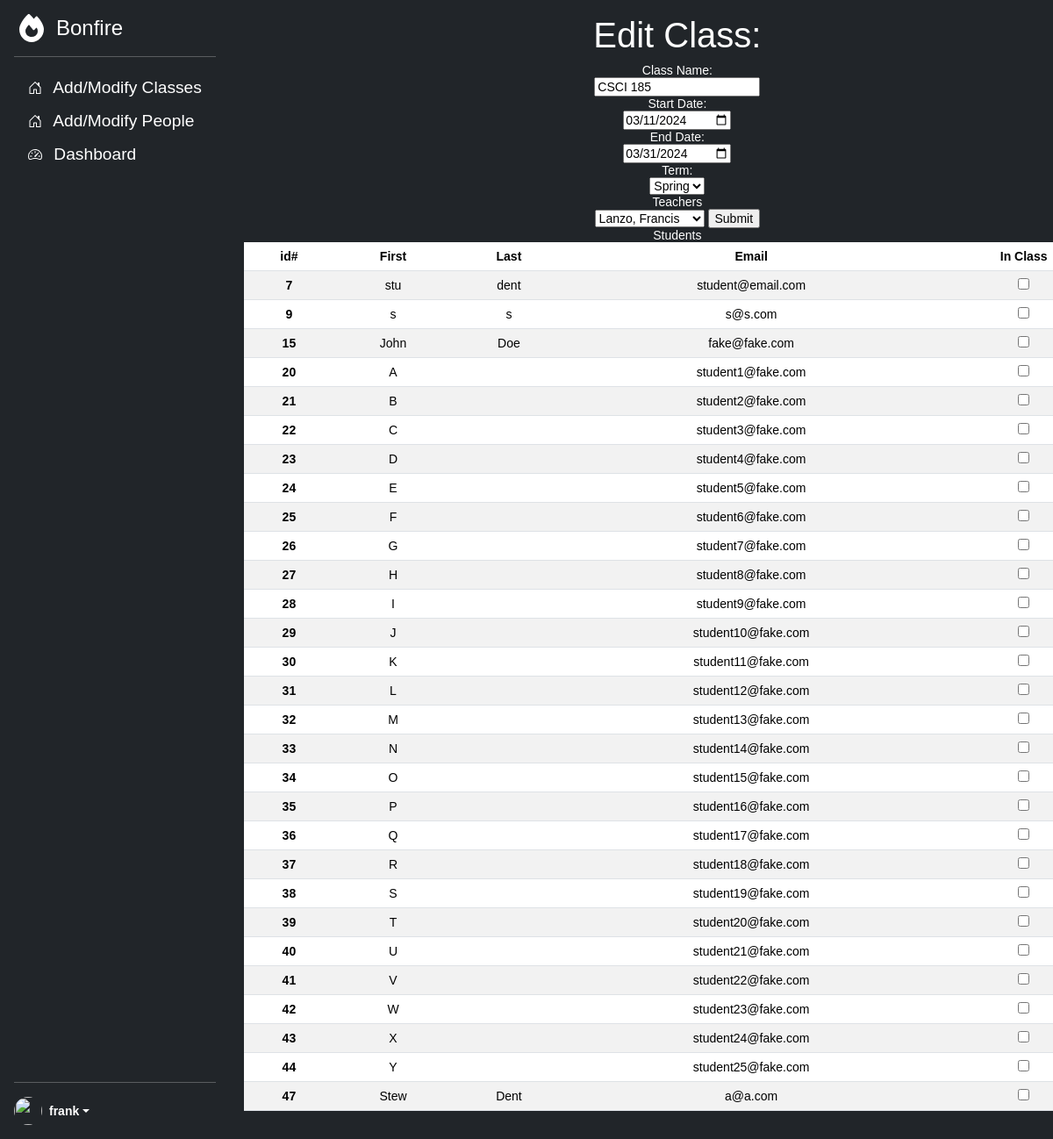
/editClass.php?id=1 (signed in), run on the app's committed database.
### tables this page shows
CREATE TABLE `classes` (
  `id` int NOT NULL AUTO_INCREMENT,
  `class_name` varchar(255) NOT NULL,
  `teacher_id` int NOT NULL,
  `start_date` date DEFAULT NULL,
  `end_date` date DEFAULT NULL,
  `term` varchar(30) DEFAULT NULL,
  PRIMARY KEY (`id`),
  UNIQUE KEY `id_UNIQUE` (`id`),
  KEY `teacher_id_idx` (`teacher_id`)
);

CREATE TABLE `users` (
  `id` int NOT NULL AUTO_INCREMENT,
  `first_name` varchar(255) DEFAULT NULL,
  `email` varchar(255) DEFAULT NULL,
  `password` varchar(255) DEFAULT NULL,
  `role` enum('student','teacher','admin') DEFAULT 'student',
  `sec1` varchar(255) DEFAULT NULL,
  `sec2` varchar(255) DEFAULT NULL,
  `last_name` varchar(255) DEFAULT NULL,
  PRIMARY KEY (`id`)
);

### editClass.php (the view, shortened to what this page needs)
<?php
$firstName = htmlspecialchars($_SESSION["first_name"]);
$role = $_SESSION["role"];
$pdo = getDBConnection();
$sql = "SELECT c.id, c.class_name, c.start_date, c.end_date,
       c.term, u.first_name, u.last_name FROM classes c
        Join users u on c.teacher_id = u.id WHERE c.id = :class_id
";
$sql2= "Select * from users where role = 'teacher'";
if($stmt2 = $pdo->prepare($sql2))
{
    if($stmt2->execute())
    {
        if($teacherRows =$stmt2->fetchAll())
        {
        }
        else{
            echo "teacher fetch error";
        }
    }
    else{
        echo "teacher execute error";
    }
}
else{
    echo "prepare error";
}
if($stmt = $pdo->prepare($sql)) {
    $stmt->bindParam(":class_id", $class_id, PDO::PARAM_INT);
    if ($stmt->execute()) {
        if($stmt->rowCount() == 1){
            if($row = $stmt->fetch()) {
                $class_name =$row["class_name"];
                $currentTeacherId=$row["teacher_id"];
                $start_date =$row["start_date"];
                $end_date= $row["end_date"];
            }
        }
    }
}
$sql3 = "SELECT * FROM users WHERE role = 'student'";
if($stmt3 = $pdo->prepare($sql3)) {
    if ($stmt3->execute()) {
        $rows = $stmt3->fetchAll();
    }
}
?>
<!DOCTYPE html>
<html lang="en">
<head>
    <link href="https://cdn.jsdelivr.net/npm/bootstrap@5.3.3/dist/css/bootstrap.min.css" rel="stylesheet">
    <link rel="stylesheet" href="resources/stylesheets/style.css">
</head>
<body>
<main class="d-flex flex-nowrap">
    <div class="d-flex flex-column flex-shrink-0 p-3 text-bg-dark">
        <a href="/" class="d-flex align-items-center mb-3 mb-md-0 me-md-auto text-white text-decoration-none">
            <svg class="bi pe-none me-2" width="40" height="32"><use xlink:href="#bonfire"></use></svg>
            <span class="fs-4">Bonfire</span>
        </a>
        <hr>
        <ul class="nav nav-pills flex-column mb-auto">
            <?php
            if($role == "admin")
            {
                ?>
                <li class="nav-item">
                    <a href="editClasses.php" class="nav-link text-white left-menu-item" aria-current="page">
                        <svg class="bi pe-none me-2" width="16" height="16"><use xlink:href="#home"></use></svg>
                        Add/Modify Classes
                    </a>
                </li>
                <li class="nav-item">
                    <a href="editUsers.php" class="nav-link text-white left-menu-item" aria-current="page">
                        <svg class="bi pe-none me-2" width="16" height="16"><use xlink:href="#home"></use></svg>
                        Add/Modify People
                    </a>
                </li>
                <?php
            }
            ?>
            <li>
                <a href="dashboard.php" class="nav-link text-white left-menu-item">
                    <svg class="bi pe-none me-2" width="16" height="16"><use xlink:href="#speedometer2"></use></svg>
                    Dashboard
                </a>
            </li>
        </ul>
        <hr>
        <div class="dropdown">
            <a href="#" class="d-flex align-items-center text-white text-decoration-none dropdown-toggle" data-bs-toggle="dropdown" aria-expanded="false">
                <img src="https://github.com/mdo.png" alt="" width="32" height="32" class="rounded-circle me-2">
                <strong><?php echo $firstName; ?></strong>
            </a>
        </div>
    </div>
    <div id="primary-window" class="d-flex overflow-y-scroll flex-column flex-shrink-0 p-3 text-bg-dark ">
        <h1>Edit Class:</h1>
        <form action="processor/editClassProcessor.php" method="post">
            <label for="cname">Class Name:</label><br>
            <input type="text" id="cname" name="cname" value="<?= $class_name?>"><br>
            <label for="sdate">Start Date:</label><br>
            <input type="date" name="sdate" id="sdate" value ="<?= $start_date?>"><br>
            <label for="edate">End Date:</label><br>
            <input type="date" name="edate" id="edate" value ="<?= $end_date?>"><br>
            <label for="term">Term: </label><br>
            <select name="term" id="term">
                <option value="Spring">Spring</option>
            </select>
            <br>
            <label for="teacher">Teachers</label><br>
            <select name="teacher" id="teacher">
                <?php
                foreach($teacherRows as $teacher )
                {
                    $teacherFirst = $teacher['first_name'];
                    $teacherLast = $teacher['last_name'];
                    $teacherId = $teacher['id'];
                    ?>
                    <option <?php echo ($teacherId == $currentTeacherId) ? "selected=selected" : ""?> value="<?= $teacherId?>"><?= $teacherLast.", ".$teacherFirst?></option>
                    <?php
                }
                ?>
            </select>
            <input type="submit" value="Submit"><br>
            <label for="student">Students</label><br>
            <table class="table table-striped table-hover">
                <thead>
                <tr>
                    <th scope="col">id#</th>
                    <th scope="col">First</th>
                    <th scope="col">Last</th>
                    <th scope="col">Email</th>
                    <th scope="col">In Class</th>
                </tr>
                </thead>
                <tbody>
                <?php
                foreach($rows as $row)
                {
                    $id = $row["id"];
                    ?>
                    <tr>
                        <th scope="row"><?= $id?></th>
                        <td><?= $row["first_name"] ?></td>
                        <td><?= $row["last_name"] ?></td>
                        <td><?= $row["email"] ?></td>
                        <td><input name = "students[]" value = "<?= $id?>" type ="checkbox"></td>
                    </tr>
                    <?php
                }
                ?>
                </tbody>
            </table>
        </form>
    </div>
</main>
<script src="https://cdn.jsdelivr.net/npm/bootstrap@5.3.3/dist/js/bootstrap.bundle.min.js"></script></body>
</html>

### resources/stylesheets/style.css (style rules this page uses)
body { min-height: 100vh; min-height: -webkit-fill-available; font-family: var(--bs-font-sans-serif); font-size: 1rem; font-weight: 400; line-height: 1.5; }
html { height: -webkit-fill-available; }
main { height: 100vh; max-height: 100vh; overflow-x: auto; overflow-y: hidden; }
.bi { vertical-align: -.125em; pointer-events: none; fill: currentColor; }
.dropdown-toggle { outline: 0; }
#primary-window { width:85%; }
.left-menu-item { text-align:left; font-size: 1.2rem; }

### editClass.php (style rules this page uses)
body { font: 14px sans-serif; text-align: center; }

### data on the page
classes: cname "CSCI 185", sdate "03/11/2024", edate "03/31/2024"
users: id "7", first_name "stu", last_name "dent", email "student@email.com"
users: id "9", first_name "s", last_name "s", email "s@s.com"
users: id "15", first_name "John", last_name "Doe", email "fake@fake.com"
users: id "20", first_name "A", email "student1@fake.com"
users: id "21", first_name "B", email "student2@fake.com"
users: id "22", first_name "C", email "student3@fake.com"
users: id "23", first_name "D", email "student4@fake.com"
users: id "24", first_name "E", email "student5@fake.com"
users: id "25", first_name "F", email "student6@fake.com"
users: id "26", first_name "G", email "student7@fake.com"
users: id "27", first_name "H", email "student8@fake.com"
users: id "28", first_name "I", email "student9@fake.com"
users: id "29", first_name "J", email "student10@fake.com"
users: id "30", first_name "K", email "student11@fake.com"
users: id "31", first_name "L", email "student12@fake.com"
users: id "32", first_name "M", email "student13@fake.com"
users: id "33", first_name "N", email "student14@fake.com"
users: id "34", first_name "O", email "student15@fake.com"
users: id "35", first_name "P", email "student16@fake.com"
users: id "36", first_name "Q", email "student17@fake.com"
users: id "37", first_name "R", email "student18@fake.com"
users: id "38", first_name "S", email "student19@fake.com"
users: id "39", first_name "T", email "student20@fake.com"
users: id "40", first_name "U", email "student21@fake.com"
users: id "41", first_name "V", email "student22@fake.com"
users: id "42", first_name "W", email "student23@fake.com"
users: id "43", first_name "X", email "student24@fake.com"
users: id "44", first_name "Y", email "student25@fake.com"
users: id "47", first_name "Stew", last_name "Dent", email "a@a.com"

### other printed values
$firstName "frank"
form field teacher "Lanzo, Francis"
